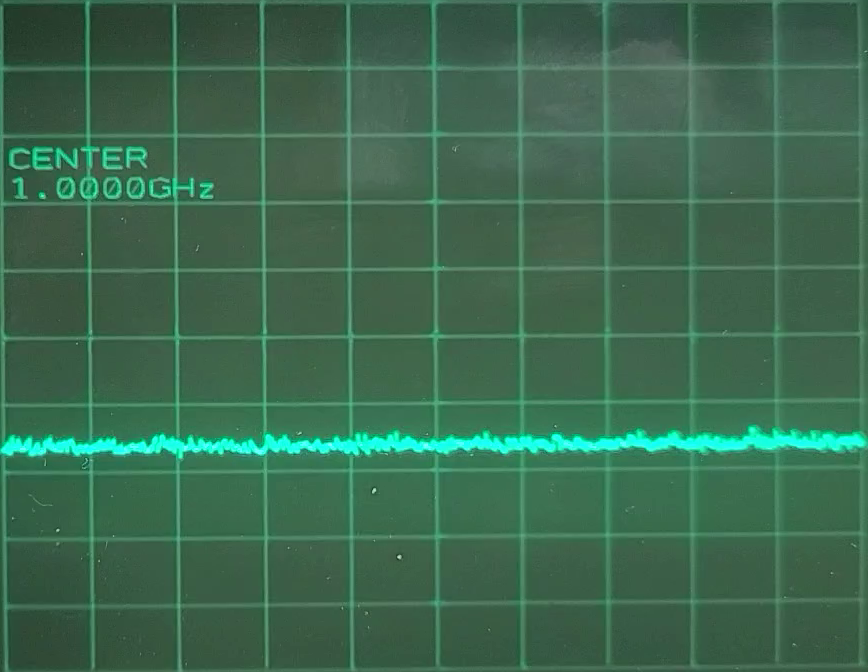
#> input picture assets/imgs/templates/cw_signal_cutout2.png, 868 x 672 px, found by its file name; the run also reads 1 picture not shown here
$ python processor.py
#> lines starting #> are read from the running program, lines starting #| are printed output that depends on the picture; after the words box and inside, x2 and y2 are one past the last pixel; in counts of white or black regions, pixels touching at a corner belong together; pictures that were not available may be replaced by others from this repository, and a replacement may not be noted
### src/sat/data/type.py
#: Import(s)
from datetime import datetime


#: Function(s)
def get_datetime_heading() -> str:
    now = datetime.now()
    dt_string = now.strftime("(%d_%m_%Y)-[%H-%M-%S]")
    return dt_string
    #: Main entry point


# [2 lines that do not run on import are left out]

### src/sat/data/processor.py
# !/usr/bin/env python3
"""
This module is responsible for managing decoding of video for the application.
"""

#: Imports
import logging
import os
import plotly.graph_objects as go
import cv2
import numpy
from typing import List, Tuple, TextIO
from type import get_datetime_heading
from numpy import ndarray
from datetime import timedelta

#: Globals
_PROCESSING_METHODS = [cv2.TM_CCOEFF]  # Template Matching Correlation Coefficient


#: Class(es)
class Processor(object):
    """
    Class responsible for scanning spectrum analyzer video.
    """

    def __init__(self, video_fp: str, template_fp: str, log_directory: str,
                 dbm_magnitude_threshold: float, bgra_min_filter: List[float], bgra_max_filter: List[float]):
        self.video_fp = video_fp
        self.template_fp = template_fp
        self.log_dir = log_directory
        self.dbm_thresh = dbm_magnitude_threshold
        self.bgra_min_filter = bgra_min_filter
        self.bgra_max_filter = bgra_max_filter
        os.makedirs(self.log_dir, exist_ok=True)

    def run(self) -> None:
        logging.info(f"Attempting to load video from filepath {self.video_fp}...")
        template = self.load_template_im(template_img_fp=self.template_fp)
#> in load_template_im, `return cv2.imread(filename=template_img_fp, flags=0)`:
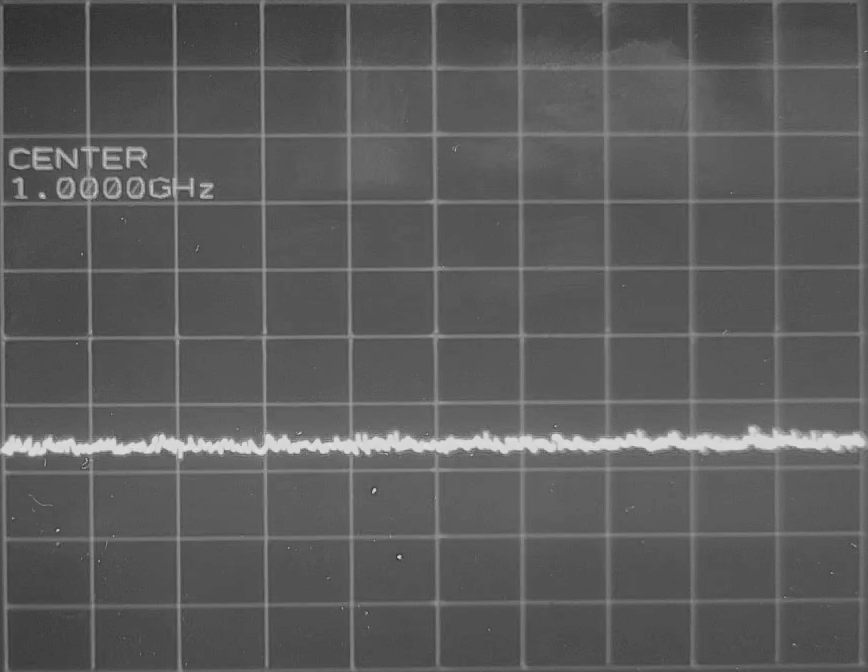
#> returned value: shape (672, 868); min 43, max 226, mean 92.2
        capture = cv2.VideoCapture(self.video_fp)
        fps = capture.get(cv2.CAP_PROP_FPS)
        reading: bool = True
        log_filename: str = f'{self.log_dir}\\{get_datetime_heading()}_img_coordinates.csv'
        filestream = open(log_filename, 'a+')
        filestream.write(f"Log Filename: {log_filename}\n"
                         f"Video Filepath: {video_fp}\n"
                         f"Template Filepath: {self.template_fp}\n"
                         f"Video FPS: {fps}\n"
                         f"DBM Magnitude Limit (0 to 1): {self.dbm_thresh}\n"
                         f"BGRA Minimum Trace Filter: {self.bgra_min_filter}\n"
                         f"BGRA Maximum Trace Filter: {self.bgra_max_filter}\n\n\n"
                         f"Frame Number:\t(X, Y):\n")
        frame_counter: int = 0
        frame_thresholds: List[Tuple[bool, int]] = []
        demo: bool = False
        while reading:
            reading, frame = capture.read()
#> frame is the input picture: shape (672, 868, 3); mean B, G, R 80.1, 105.6, 60.5
            if reading:
                frame_counter += 1
                if frame_counter == 1:
                    demo = True
                else:
                    demo = False
                frame_threshold_found = self.process_frame_signal_failures(frame=frame, template=template,
                                                                           filestream=filestream,
                                                                           curr_frame_index=frame_counter,
                                                                           dbm_threshold=self.dbm_thresh,
                                                                           demo=demo)
                frame_thresholds.append((frame_threshold_found, frame_counter))
        self.graph_dbm_thresholds(thresholds=frame_thresholds, total_frames=frame_counter, frames_per_sec=fps,
                                  video_fp=video_fp, data_logfile=log_filename)
        filestream.close()
        cv2.destroyAllWindows()

    def graph_dbm_thresholds(self, thresholds: List[Tuple[bool, int]], total_frames: int, frames_per_sec: float,
                             video_fp: str, data_logfile: str):
        elapsed_time_s: float = (total_frames / frames_per_sec)
        x_axis: List = []
        y_axis: List = []
        for i in range(len(thresholds)):
            x_axis.append(thresholds[i][1] / frames_per_sec)
            y_axis.append(int(thresholds[i][0]))
        fig = go.Figure(go.Scatter(x=x_axis, y=y_axis, mode='lines'))
        total_elapsed_datetime: timedelta = timedelta(seconds=elapsed_time_s)
        fig.update_layout(title=f"Corresponding Logfile: {data_logfile}, "
                                f"Total Elapsed Time: {total_elapsed_datetime}, "
                                f"Video Filepath: {video_fp}, "
                                f"Template Filepath: {self.template_fp}, "
                                f"Video FPS: {frames_per_sec}, "
                                f"DBM Magnitude Limit (0 to 1): {self.dbm_thresh}, "
                                f"BGRA Minimum Trace Filter: {self.bgra_min_filter}, "
                                f"BGRA Maximum Trace Filter: {self.bgra_max_filter}, ")
        fig.show()

    def process_frame_signal_failures(self, frame: ndarray, template: ndarray, filestream: TextIO,
                                      curr_frame_index: int,
                                      dbm_threshold: float,
                                      demo: bool = False) -> bool:

#> called with curr_frame_index = 1, dbm_threshold = 0.8, demo = True
        frame_grayscale = cv2.cvtColor(frame, cv2.IMREAD_GRAYSCALE)
        template_grayscale = cv2.cvtColor(template, cv2.IMREAD_GRAYSCALE)

        height_template, width_template, size = template_grayscale.shape
#> height_template = 672; width_template = 868; size = 4
        reference_img = frame_grayscale.copy()

        if demo:
            show_frame(frame, "First Frame of Video")
            #show_frame(frame_grayscale, "Grayscale of Frame")
            show_frame(template_grayscale, "Reference Image Grayscale")
            #show_frame(reference_img)  #: DEMO

        cropped_img = self.crop_template_from_frame(reference_frame=reference_img,
                                                    template=template_grayscale, template_width=width_template,
                                                    template_height=height_template,
                                                    demo=demo)

        under_threshold = self.scan_for_dbm_threshold(frame=cropped_img, filestream=filestream,
                                                      curr_frame_index=curr_frame_index,
                                                      bgra_max_limit=self.bgra_max_filter,
                                                      bgra_min_limit=self.bgra_min_filter,
                                                      dbm_threshold=dbm_threshold,
                                                      demo=demo)

        return under_threshold

    @staticmethod
    def crop_template_from_frame(reference_frame: ndarray, template: ndarray,
                                 template_width: int, template_height: int,
                                 demo: bool = False) -> ndarray:
#> called with template_width = 868, template_height = 672, demo = True
        result = cv2.matchTemplate(reference_frame, template, _PROCESSING_METHODS[0])
#> result = [649482112]
        min_val, max_val, min_location, max_location = cv2.minMaxLoc(result)
#> min_val = 649482112; max_val = 649482112; min_location = (0, 0); max_location = (0, 0)
        if _PROCESSING_METHODS in [cv2.TM_SQDIFF, cv2.TM_SQDIFF_NORMED]:
            img_location = min_location
        else:
            img_location = max_location
#> img_location = (0, 0)
        bottom_right = (img_location[0] + template_width, img_location[1] + template_height)
#> bottom_right = (868, 672)
        cv2.rectangle(reference_frame, img_location, bottom_right, 255, 5)
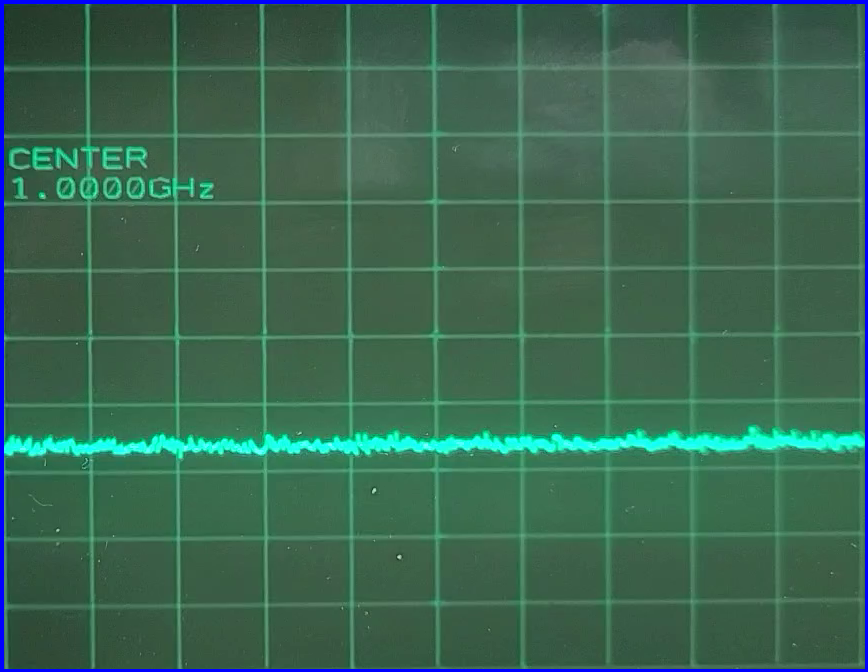
#> reference_frame: shape (672, 868, 4); mean B, G, R, A 83.3, 103.6, 59.4, 250.3

        x1, y1 = img_location
#> x1 = 0; y1 = 0
        x2, y2 = bottom_right
#> x2 = 868; y2 = 672
        cropped_img = reference_frame[y1:y2, x1:x2]
        if demo:
            show_frame(reference_frame, "Best Match: Reference Image Pixels In First Frame")  #: DEMO
            show_frame(cropped_img, "Cropped Image")  #: DEMO
        return cropped_img

    def scan_for_dbm_threshold(self, frame: ndarray, filestream: TextIO, curr_frame_index: int,
                               bgra_min_limit: List[float], bgra_max_limit: List[float],
                               dbm_threshold: float, demo: bool = False) -> bool:
        coordinates, under_threshold = self.parse_datapoints_from_frame(frame=frame, filestream=filestream,
                                                                        curr_frame_index=curr_frame_index,
                                                                        bgra_min_limit=bgra_min_limit,
                                                                        bgra_max_limit=bgra_max_limit,
                                                                        dbm_threshold=dbm_threshold,
                                                                        demo=demo)
        return under_threshold

    @staticmethod
    def parse_datapoints_from_frame(frame: ndarray, filestream: TextIO, curr_frame_index: int,
                                    bgra_min_limit: List[float], bgra_max_limit: List[float],
                                    dbm_threshold: float, demo: bool = False) -> Tuple[list, bool]:
#> called with curr_frame_index = 1, dbm_threshold = 0.8, demo = True
        bgr_lower = numpy.array(bgra_min_limit)
        bgr_high = numpy.array(bgra_max_limit)
        mask = cv2.inRange(frame, bgr_lower, bgr_high)
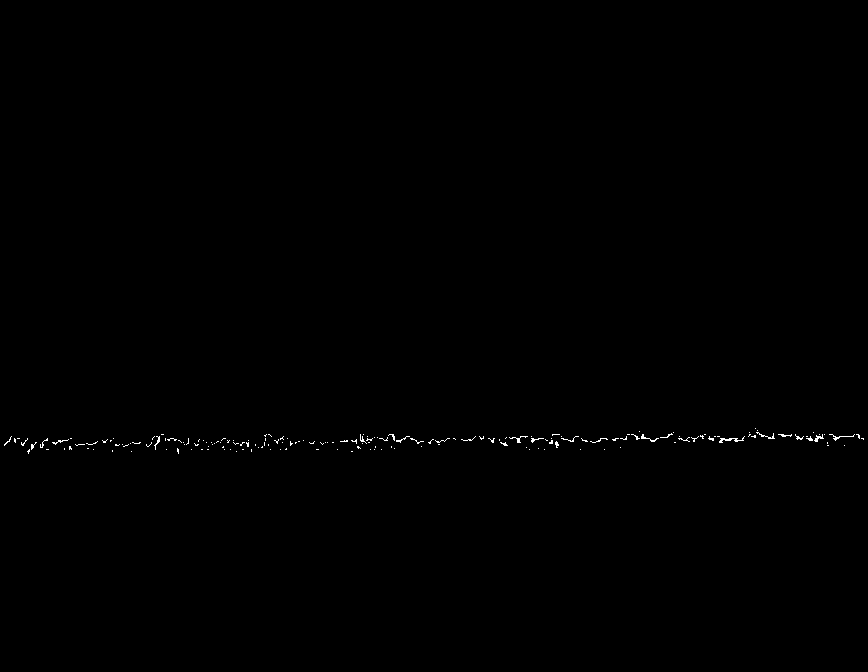
#> mask: shape (672, 868); 0.22% white in thin lines or dots, all inside (x1, y1, x2, y2) = (4, 428, 864, 454)
        height = len(frame)
#> height = 672
        width = len(frame[0])
#> width = 868
        coord = cv2.findNonZero(mask)
#> coord = contour of 1275 points, box (x1, y1, x2, y2) (4, 428, 864, 454), area 818
        if demo:
            show_frame(mask, "Mask Image: Signal Trace Filtering")  # DEMO
        normalized_coordinates: List[Tuple[float, float]] = []
        under_threshold: bool = False
        if coord is not None:
            for i in range(len(coord)):
                for k in range(len(coord[i])):
                    curr_x_normalized = coord[i][k][0] / width
                    curr_y_normalized = coord[i][k][1] / height
                    normalized_element = (curr_x_normalized, curr_y_normalized)
                    normalized_coordinates.append(normalized_element)
                    if curr_y_normalized > dbm_threshold:  # coordinates start at top-left
                        under_threshold = True
#> after the loop, normalized_coordinates = 1275 pairs, first value 0.00461 to 0.994, second value 0.637 to 0.674
        filestream.write(f"{curr_frame_index}, {','.join(map(str, normalized_coordinates))}\n")
        return normalized_coordinates, under_threshold

    @staticmethod
    def load_template_im(template_img_fp: str) -> cv2.imread:
        return cv2.imread(filename=template_img_fp, flags=0)


# Function(s):
def show_frame(frame: ndarray, title: str) -> None:
    logging.debug(f"DEMO: Showing the following frame: {title}...")
    cv2.imshow(title, frame)
    cv2.waitKey(0)
    cv2.destroyAllWindows()


#: Main entry point
if __name__ == "__main__":
    # FOR DEMO
    _LOG_FORMAT = "[%(asctime)s : %(filename)s->%(funcName)s():%(lineno)s] : %(levelname)s: %(message)s"
    logging.basicConfig(level=logging.DEBUG,
                        format=_LOG_FORMAT, datefmt='%d-%b-%y %H:%M:%S')

    # FOR DEMO
    video_fp: str = f"C:\\Users\\snipe\\OneDrive\\Documents\\GitHub\\spectrum-analyzer-tool-group5\\assets\\videos\\CW signal.mp4"
    template_fp: str = 'C:\\Users\\snipe\\OneDrive\\Documents\\GitHub\\spectrum-analyzer-tool-group5\\assets\\imgs\\templates\\cw_signal_cutout2.png'
    log_directory: str = 'C:\\Users\\snipe\\OneDrive\\Desktop\\SAT'
    processor = Processor(video_fp=video_fp, template_fp=template_fp,
                          log_directory=log_directory, dbm_magnitude_threshold=0.8,
                          bgra_min_filter=[150, 200, 0, 255],
                          bgra_max_filter=[255, 255, 10, 255])
    processor.run()
#> in scan_for_dbm_threshold, `coordinates, under_threshold = self.parse_datapoints_from_frame(frame=..`: coordinates has the same summary as normalized_coordinates in parse_datapoints_from_frame; under_threshold = False
